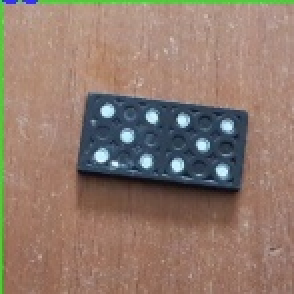
#> input picture datatemp/55/550.jpg, 147 x 147 px (shown 2 times larger); its folder holds only this picture in this run
$ python -i ustils.py   (imports and definitions only)
#> lines starting #> are read from the running program, lines starting #| are printed output that depends on the picture
#> further down, picture is the input picture: shape (147, 147, 3); mean B, G, R 108.8, 121.6, 143.8
# -*- coding: utf-8 -*-
"""
Created on Sat Jul 18 15:22:40 2020

@author: luiza

## Este módulo realiza as seguintes funções:
1 - Realça frames escurecidos.
2 - Realiza um blur
3 - Cria foto desfocada
4 - Cria foto enhanced
5 - Transforma imagem em Gray scale
6 - Cria sets com 80%, 60% e 40% do original.
Ou seja o script realca multiplica por 9 o set de fotos originais
7 - Caso a flag extras =1 o script transforma todas as fotos e não apenas o grupo
original, ou seja, multiplica em 33 vezes o set original
*******************************************************************************
8 - Nivela a quantidade de imagens das pastas pela quantidade de imagens da
pasta com o menor número, removendo as imagens necessárias em ordem aleatoria
para balancear o set

"""
import numpy as np
import os
#import random
#import pandas as pd
#import shutil
import cv2
#import imutils
#import os
import sys

def reduz(img):
    imgshape = img.shape
#> imgshape = (147, 147, 3)
    imgx = imgshape[0]
#> imgx = 147
    imgy = imgshape[1]
#> imgy = 147

    # Reduz em 80%
    dimx = int(imgx*.80)
#> dimx = 117
    dimy = int(imgy*.80)
#> dimy = 117
    img6 = img
    im6 = cv2.resize(img6, dsize=(dimy, dimx), interpolation=cv2.INTER_LINEAR)
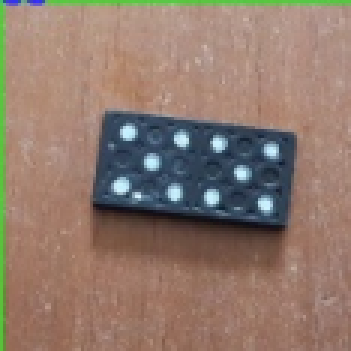
#> im6: shape (117, 117, 3) (shown 3 times larger); mean B, G, R 108.6, 121.4, 143.7

    # Reduz em 60%
    dimx = int(imgx*.60)
#> dimx = 88
    dimy = int(imgy*.60)
#> dimy = 88
    img7 = img
    im7 = cv2.resize(img7, dsize=(dimy, dimx), interpolation=cv2.INTER_LINEAR)
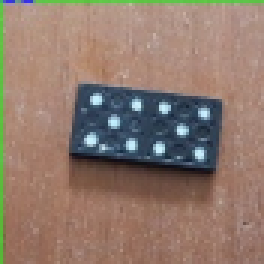
#> im7: shape (88, 88, 3) (shown 3 times larger); mean B, G, R 108.7, 121.4, 143.8

    # Reduz em 40%
    dimx = int(imgx*.40)
#> dimx = 58
    dimy = int(imgy*.40)
#> dimy = 58
    img8 = img
    im8 = cv2.resize(img8, dsize=(dimy, dimx), interpolation=cv2.INTER_LINEAR)
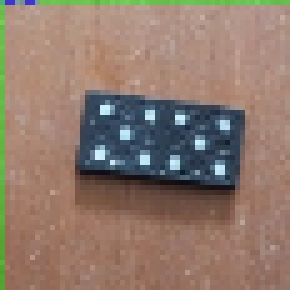
#> im8: shape (58, 58, 3) (shown 5 times larger); mean B, G, R 108.6, 121.5, 143.7

    return im6,im7,im8

# [467 lines left out: functions flipa, fliph, adjust_gamma, realca, nivelar, not called in this run]


>>> import cv2
>>> picture = cv2.imread('datatemp/55/550.jpg')
>>> result = reduz(picture)

$ run again, on datatemp/55/551.jpg
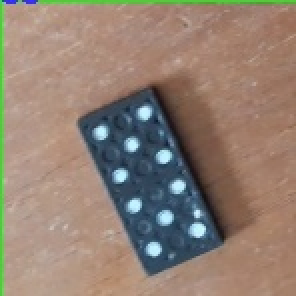
#> input picture datatemp/55/551.jpg, 148 x 148 px (shown 2 times larger)
#> picture is the input picture: shape (148, 148, 3); mean B, G, R 114.7, 128.1, 146.2
#> in reduz, `im7 = cv2.resize(img7, dsize=(dimy, dimx), interpolation=cv2.INTER_LIN..`:
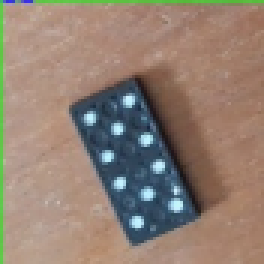
#> im7: shape (88, 88, 3) (shown 3 times larger); mean B, G, R 114.6, 127.9, 146.1
#> in reduz, `im8 = cv2.resize(img8, dsize=(dimy, dimx), interpolation=cv2.INTER_LIN..`:
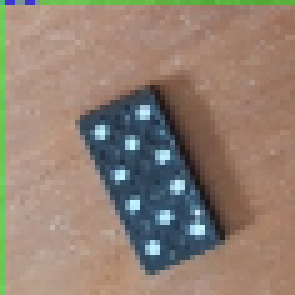
#> im8: shape (59, 59, 3) (shown 5 times larger); mean B, G, R 114.5, 127.9, 146

$ run again, on datatemp/55/552.jpg
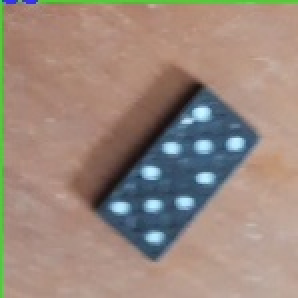
#> input picture datatemp/55/552.jpg, 149 x 149 px (shown 2 times larger)
#> picture is the input picture: shape (149, 149, 3); mean B, G, R 124.8, 135.8, 154.4
#> in reduz, `im6 = cv2.resize(img6, dsize=(dimy, dimx), interpolation=cv2.INTER_LIN..`:
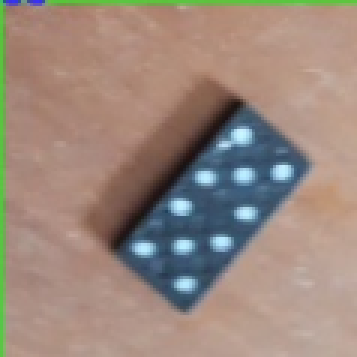
#> im6: shape (119, 119, 3) (shown 3 times larger); mean B, G, R 124.6, 135.7, 154.3
#> in reduz, `im8 = cv2.resize(img8, dsize=(dimy, dimx), interpolation=cv2.INTER_LIN..`:
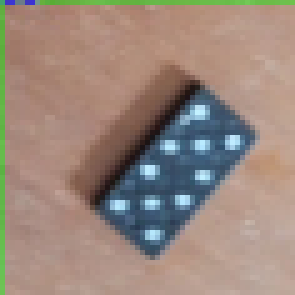
#> im8: shape (59, 59, 3) (shown 5 times larger); mean B, G, R 124.6, 135.7, 154.3
